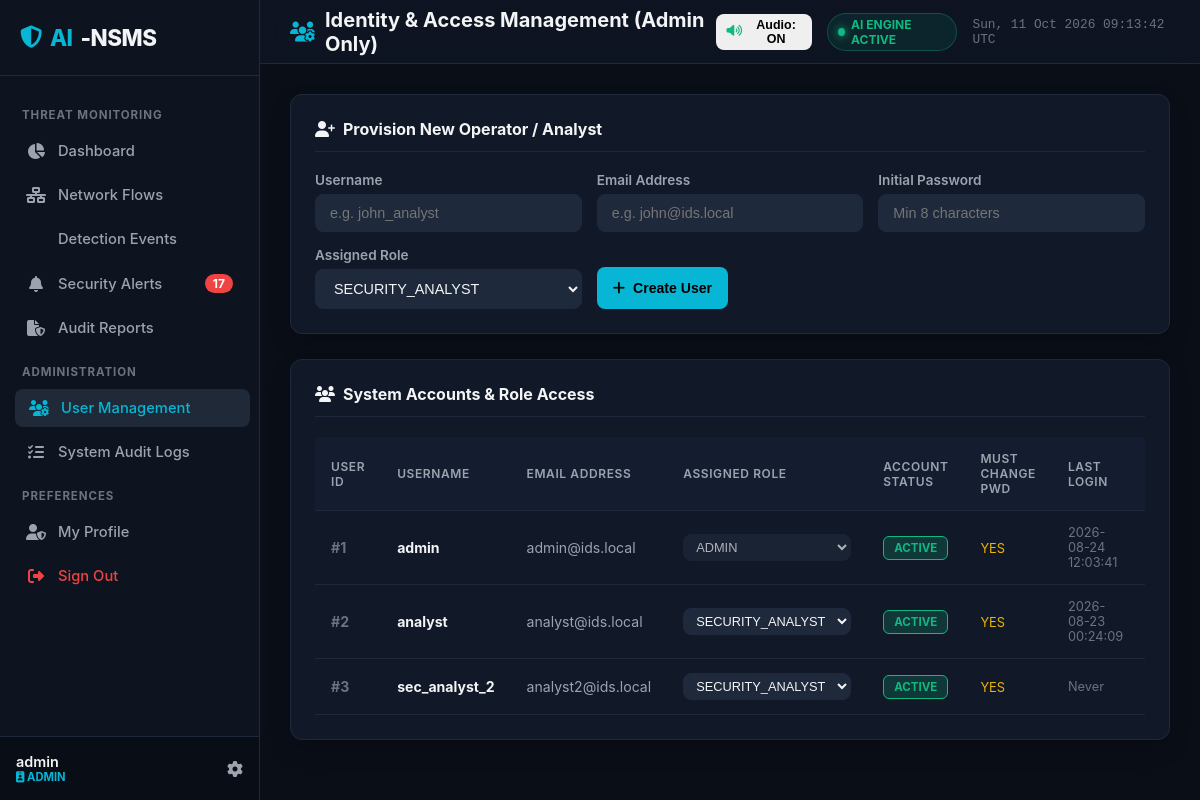
Page /users (signed in) on the earlier database version.
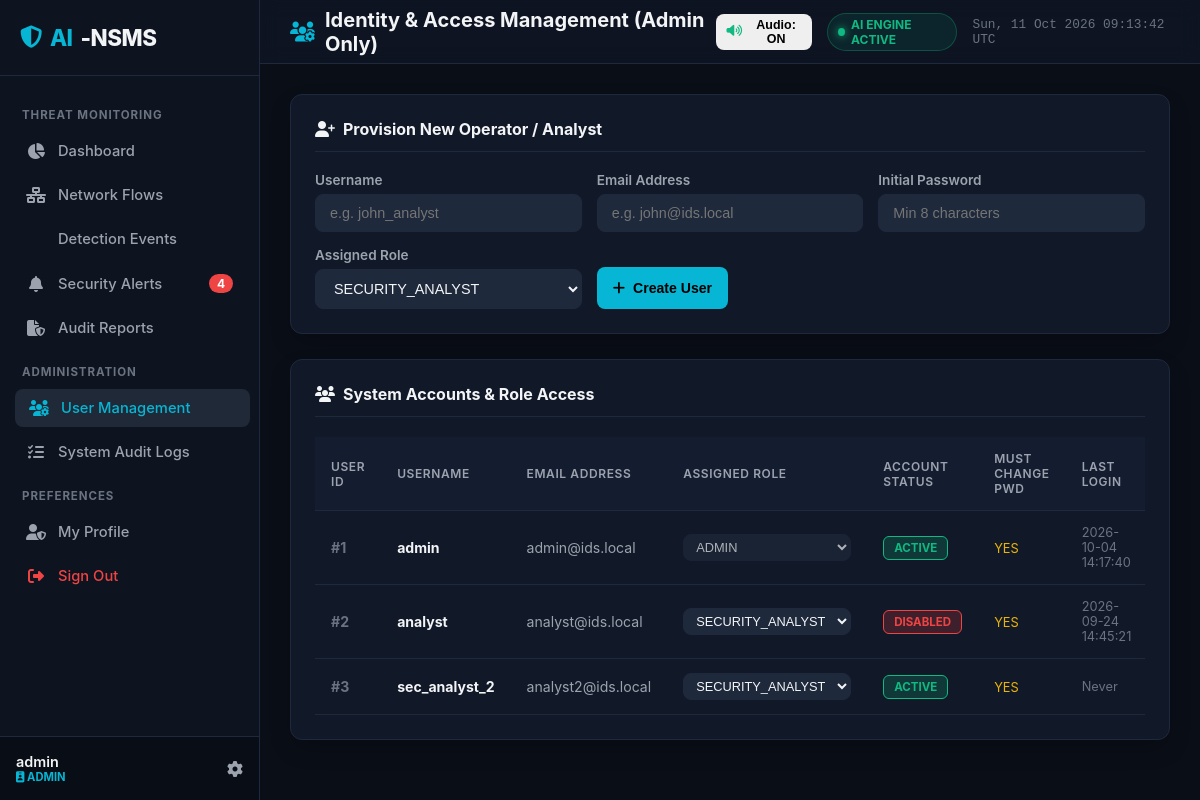
Same page on the later database version.
### tables this page shows
CREATE TABLE users (
            id INTEGER PRIMARY KEY AUTOINCREMENT,
            username TEXT UNIQUE NOT NULL,
            email TEXT UNIQUE NOT NULL,
            password_hash TEXT NOT NULL,
            role TEXT NOT NULL DEFAULT 'SECURITY_ANALYST',
            is_active INTEGER NOT NULL DEFAULT 1,
            must_change_password INTEGER NOT NULL DEFAULT 0,
            created_at TEXT NOT NULL,
            last_login TEXT
        );

### src/routes/user_routes.py (the view)
@user_bp.route('/users')
@admin_required
def index():
    user = get_current_user()
    users = User.get_all()
    return render_template('users.html', user=user, users=users)

### src/auth/security.py (called while the page is built)
def get_current_user():
    user_id = session.get('user_id')
    if not user_id:
        return None
    user = User.find_by_id(user_id)
    if not user or not user.is_active:
        session.clear()
        return None
    return user

def is_authenticated():
    return 'user_id' in session and get_current_user() is not None

def is_admin():
    return session.get('role') == 'ADMIN'

def admin_required(view_func):
    @functools.wraps(view_func)
    def wrapper(*args, **kwargs):
        if not is_authenticated():
            if request.path.startswith('/api/'):
                return jsonify({'error': 'Authentication required', 'code': 401}), 401
            return redirect(url_for('auth.login', next=request.url))
        if not is_admin():
            if request.path.startswith('/api/'):
                return jsonify({'error': 'Forbidden: Administrator privileges required', 'code': 403}), 403
            return render_template('errors/403.html', message='Access Forbidden: This section requires Administrator privileges.'), 403
        return view_func(*args, **kwargs)
    return wrapper

### templates/users.html (shortened to what this page needs)
{% extends "base.html" %}
{% block page_header %}<i class="fas fa-users-gear" style="color: var(--accent-cyan);"></i> Identity & Access Management (Admin Only){% endblock %}
{% block content %}
<div class="soc-card" style="margin-bottom: 25px;">
    <div class="soc-card-header">
        <div class="soc-card-title"><i class="fas fa-user-plus"></i> Provision New Operator / Analyst</div>
    </div>
    <form id="create-user-form" onsubmit="handleCreateUser(event)" style="display: grid; grid-template-columns: repeat(auto-fit, minmax(200px, 1fr)); gap: 15px; align-items: flex-end;">
        <div class="form-group" style="margin: 0;">
            <label class="form-label">Username</label>
            <input type="text" id="new-username" class="form-control" placeholder="e.g. john_analyst" required>
        </div>
        <div class="form-group" style="margin: 0;">
            <label class="form-label">Email Address</label>
            <input type="email" id="new-email" class="form-control" placeholder="e.g. john@ids.local" required>
        </div>
        <div class="form-group" style="margin: 0;">
            <label class="form-label">Initial Password</label>
            <input type="password" id="new-password" class="form-control" placeholder="Min 8 characters" required>
        </div>
        <div class="form-group" style="margin: 0;">
            <label class="form-label">Assigned Role</label>
            <select id="new-role" class="form-control">
                <option value="SECURITY_ANALYST">SECURITY_ANALYST</option>
            </select>
        </div>
        <div>
            <button type="submit" class="btn btn-primary" style="height: 42px;"><i class="fas fa-plus"></i> Create User</button>
        </div>
    </form>
</div>
<div class="soc-card">
    <div class="soc-card-header">
        <div class="soc-card-title"><i class="fas fa-users"></i> System Accounts & Role Access</div>
    </div>
    <div class="table-responsive">
        <table class="soc-table">
            <thead>
                <tr>
                    <th>User ID</th>
                    <th>Username</th>
                    <th>Email Address</th>
                    <th>Assigned Role</th>
                    <th>Account Status</th>
                    <th>Must Change Pwd</th>
                    <th>Last Login</th>
                    <th>Actions</th>
                </tr>
            </thead>
            <tbody>
                {% for u in users %}
                <tr>
                    <td style="font-weight: 700; color: var(--text-muted);">#{{ u.id }}</td>
                    <td><strong>{{ u.username }}</strong></td>
                    <td style="color: var(--text-secondary);">{{ u.email }}</td>
                    <td>
                        <select class="form-control" style="padding: 4px 8px; font-size: 0.8rem; width: auto;" onchange="handleRoleChange({{ u.id }}, this.value)" {% if u.id == current_user.id %}disabled{% endif %}>
                            <option value="ADMIN" {% if u.role == 'ADMIN' %}selected{% endif %}>ADMIN</option>
                            <option value="SECURITY_ANALYST" {% if u.role == 'SECURITY_ANALYST' %}selected{% endif %}>SECURITY_ANALYST</option>
                        </select>
                    </td>
                    <td>
                        <span class="badge-sev {% if u.is_active %}badge-low{% else %}badge-critical{% endif %}">
                            {{ 'ACTIVE' if u.is_active else 'DISABLED' }}
                        </span>
                    </td>
                    <td>
                        <span style="font-size: 0.8rem; color: {% if u.must_change_password %}var(--sev-medium){% else %}var(--text-muted){% endif %};">
                            {{ 'YES' if u.must_change_password else 'NO' }}
                        </span>
                    </td>
                    <td style="font-size: 0.8rem; color: var(--text-muted);">{{ u.last_login.replace('T', ' ').split('.')[0] if u.last_login else 'Never' }}</td>
                    <td>
                    </td>
                </tr>
                {% endfor %}
            </tbody>
        </table>
    </div>
</div>
{% endblock %}

### templates/base.html (shortened to what the changed rows need)
<!DOCTYPE html>
<html lang="en">
<head>
    <link rel="stylesheet" href="https://cdnjs.cloudflare.com/ajax/libs/font-awesome/6.5.1/css/all.min.css">
    <link rel="stylesheet" href="{{ url_for('static', filename='css/soc_theme.css') }}">
</head>
<body>
    <div class="app-container">
        <aside class="sidebar">
            <ul class="sidebar-menu">
                <li>
                    <a href="/alerts" class="sidebar-link {% if request.path == '/alerts' %}active{% endif %}">
                        <i class="fas fa-bell"></i>
                        <span>Security Alerts</span>
                        {% if active_alerts_count > 0 %}
                        <span class="badge-count">{{ active_alerts_count }}</span>
                        {% endif %}
                    </a>
                </li>
            </ul>
            <div class="sidebar-footer">
                <div class="user-info">
                    <span class="user-name">{{ current_user.username if current_user else 'Guest' }}</span>
                    <span class="user-role-badge">
                        <i class="fas fa-id-badge"></i> {{ current_user.role if current_user else 'ANALYST' }}
                    </span>
                </div>
            </div>
        </aside>
        <div class="main-wrapper">
            <main class="content-body">
                {% block content %}{% endblock %}
            </main>
        </div>
    </div>
</body>
</html>

Differences in the rows shown:
changed users "admin": last_login.replace "2026-08-24 12:03:41" → "2026-10-04 14:17:40"
changed users "analyst": is_active "ACTIVE" → "DISABLED"; last_login.replace "2026-08-23 00:24:09" → "2026-09-24 14:45:21"
Other differences:
{{ active_alerts_count }}: "17" → "4"
